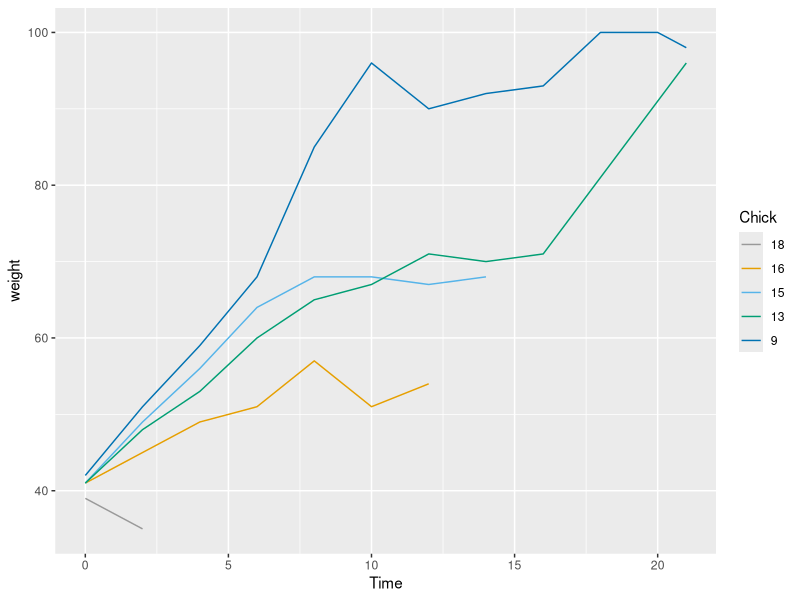
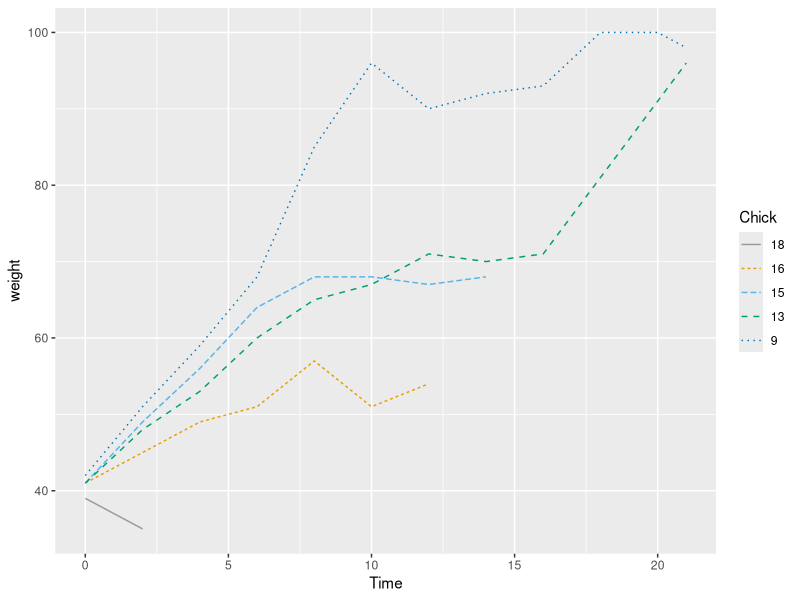

Here is the R script that generated these plots, in order:
## ---- chunk 1
library(knitr)
library(ggplot2)
knitr::opts_chunk$set(echo = TRUE)
# knitr::opts_chunk$set(eval = FALSE) ## have set this to FALSE for now, might have to change that if we want to show outputs
## ---- chunk 2
data("ChickWeight")

cbPalette <- c("#999999", "#E69F00", "#56B4E9", "#009E73", "#0072B2", "#D55E00", "#CC79A7")


ggplot() +
  geom_line(data = ChickWeight[ChickWeight$Chick < 20,], aes(x = Time, y = weight, col = Chick)) +
  scale_colour_manual(values=cbPalette)

## ---- chunk 3
data("ChickWeight")

cbPalette <- c("#999999", "#E69F00", "#56B4E9", "#009E73", "#0072B2", "#D55E00", "#CC79A7")

ggplot() +
  geom_line(data = ChickWeight[ChickWeight$Chick < 20,], aes(x = Time, y = weight, col = Chick, lty = Chick)) +
  scale_colour_manual(values=cbPalette)
